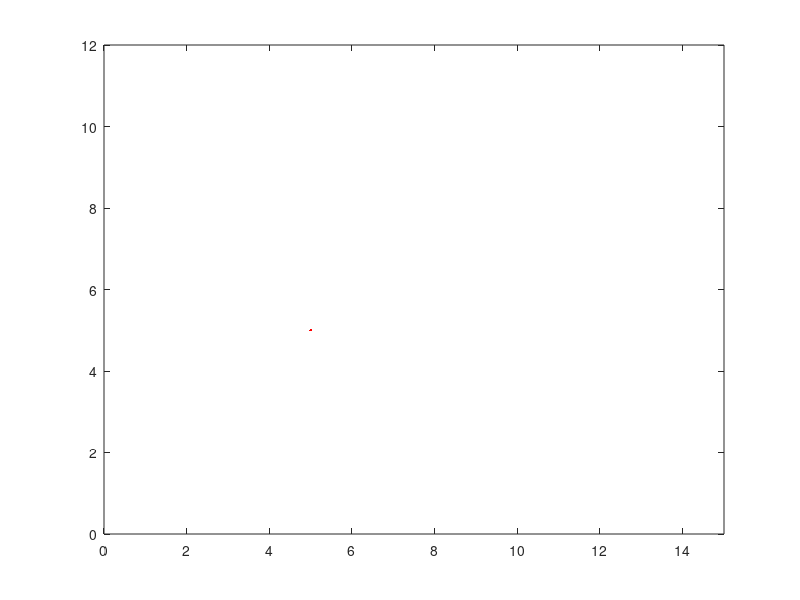

The MATLAB script that drew this image:
%% Modelación de sistemas eléctricos

%{
  Equipo:
    n
    n
    n
    n
    
%}

%% Campo electrico partículas simples

clc
clear


n = input("Num. partículas: "); % Número de partículas


% Matriz/Vector Almacenar Coordenadas/Carga eléctrica por Partícula
vCoordenadas = zeros(n,2);  % [[x1, y1], [x2, y2], [x3, y3]];
vCargas = 1:n;

% Opcional/Pruebas
for c = 1:1:n
    % Coordenadas de particulas
    x = input("x: ");  %Unidades???
    y = input("y: ");
    vCoordenadas(c,:) = [x, y];
    
    % Carga eléctrica de partículas
    carga = input("Carga: ");
    vCargas(c) = carga;
    
    % Gráficar partículas
    plot(x, y, '.r')
    hold on
end
axis([0 15 0 12])


% Partícula en donde se cualcula el campo 
particulaCampo = input("Particula a calcular: ");

% Constante
k = 8.99 * 10^9; % Nm^2/C^2

e = 0; % Total campo eléctrico
for i = 1:n
    distancia = ((vCoordenadas(particulaCampo,1) - vCoordenadas(i,1))^2 ...
    + (vCoordenadas(particulaCampo, 2) - vCoordenadas(i, 2))^2)^(1/2); 

    %{ 
        Agregar Vecotor Unitario para el cálculo correcto;
        x = 
    %} 
    
    if distancia ~= 0
        e = e + k * vCargas(particulaCampo) * vCargas(i) / distancia^2;  
        disp(e)
    end
end

